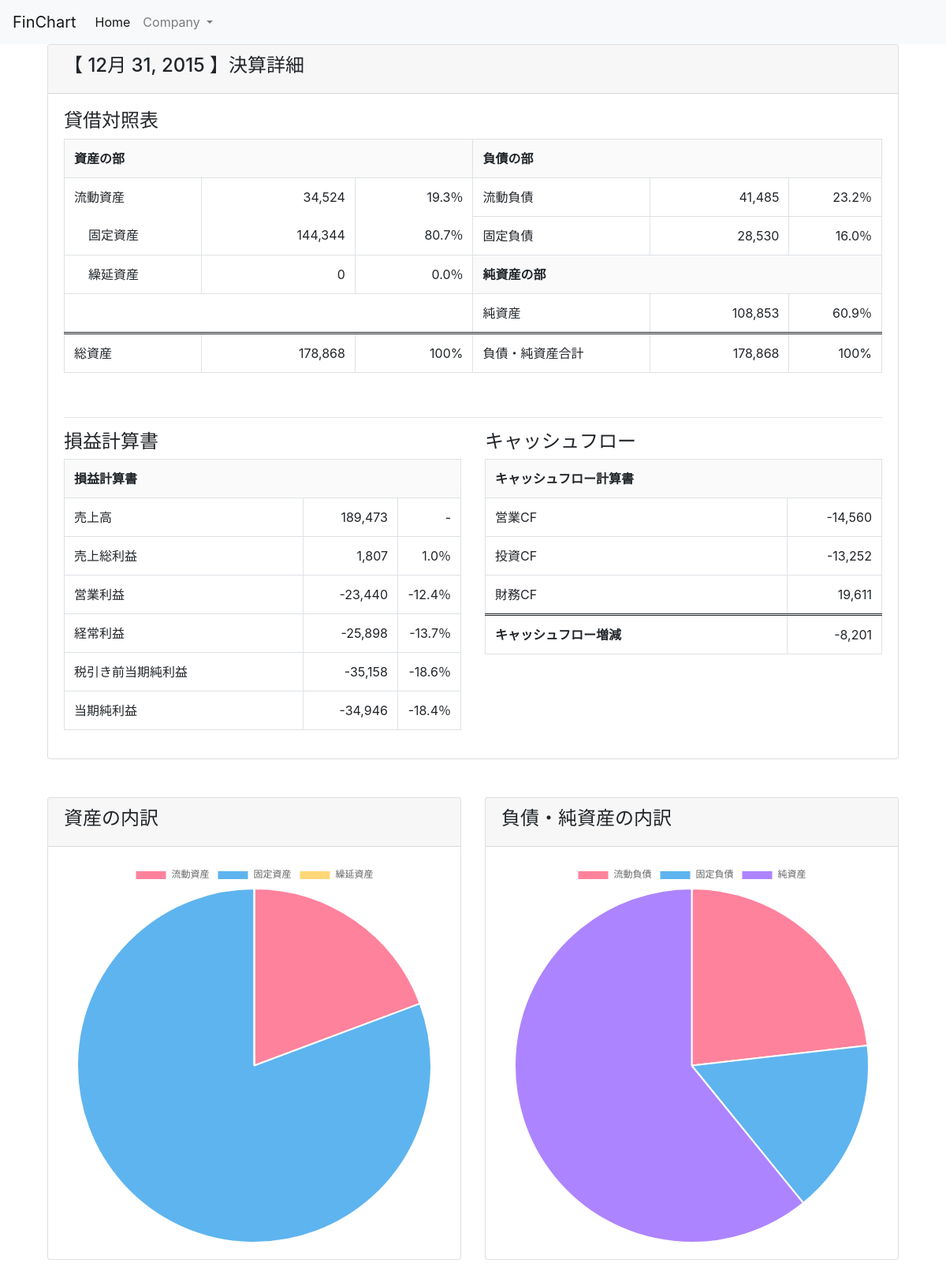
Before: /fstatement_detail/4 with the older database file.
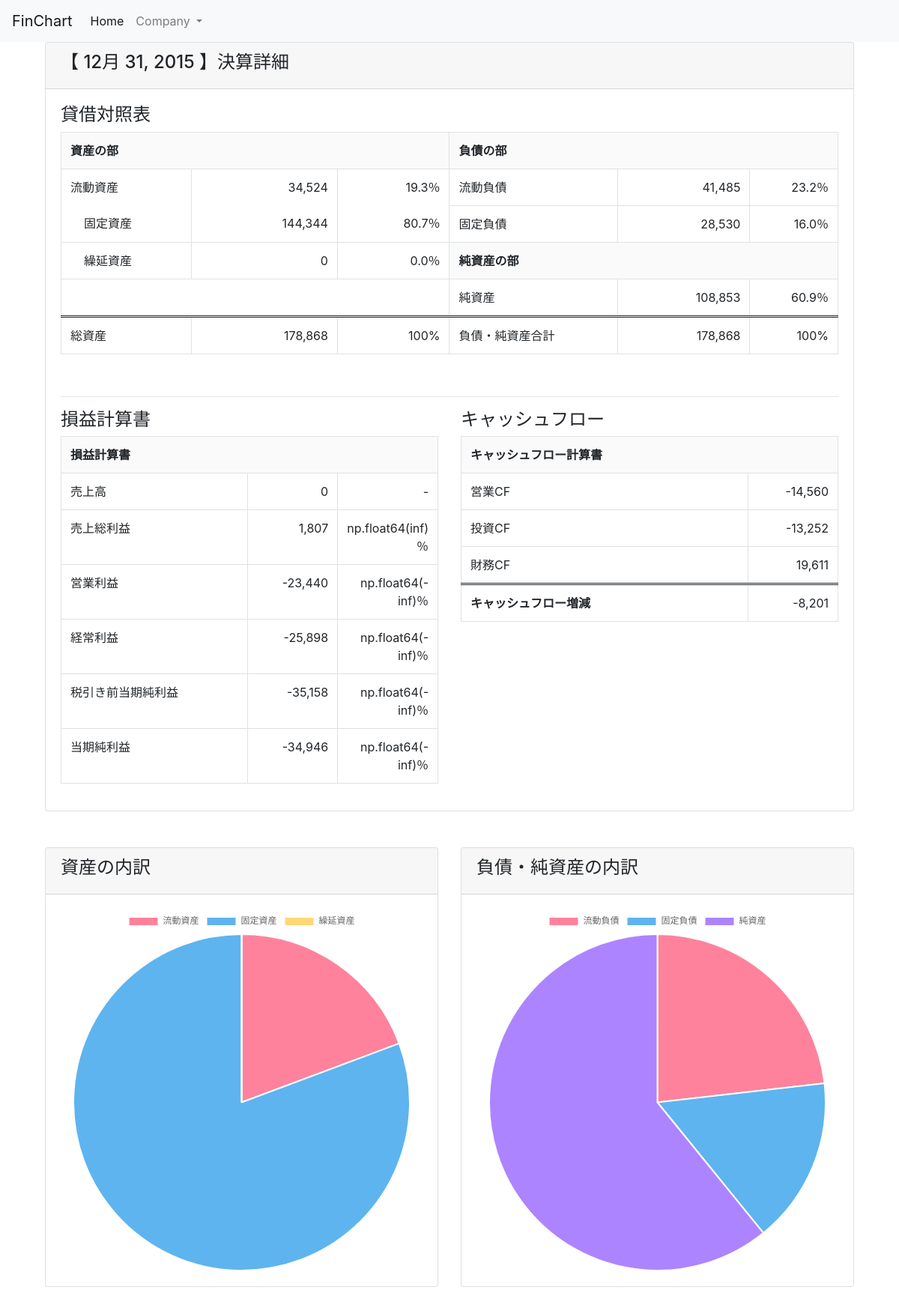
After: the same page with the newer database file.
### finchart/models.py (models this page shows, shortened)
class Fstatement(models.Model):
    company = models.ForeignKey(Company, on_delete=models.PROTECT)
    fiscal_year = models.DateField("決算日")
    bs_current_assets = models.IntegerField("流動資産（百万円）", default=0)
    bs_fixed_assets = models.IntegerField("固定資産（百万円）", default=0)
    bs_deferred_assets = models.IntegerField("繰延資産（百万円）", default=0)
    bs_current_liabilities = models.IntegerField("流動負債（百万円）", default=0)
    bs_fixed_liabilities = models.IntegerField("固定負債（百万円）", default=0)
    bs_net_assets = models.IntegerField("純資産（百万円）", default=0)
    pl_gross_sales = models.IntegerField("総売上（百万円）", default=0)
    pl_gross_profit = models.IntegerField("売上総利益（百万円）", default=0)
    pl_operating_profit = models.IntegerField("営業利益（百万円）", default=0)
    pl_ordinary_income = models.IntegerField("経常利益（百万円）", default=0)
    pl_income_before_tax = models.IntegerField("税引前当期純利益（百万円）", default=0)
    pl_net_income = models.IntegerField("当期純利益（百万円）", default=0)
    cf_operating = models.IntegerField("営業ＣＦ（百万円）", default=0)
    cf_investment = models.IntegerField("投資ＣＦ（百万円）", default=0)
    cf_finance = models.IntegerField("財務ＣＦ（百万円）", default=0)
    def bs_total_assets(self):
        f = self.bs_current_assets + self.bs_fixed_assets + self.bs_deferred_assets
        return f
    def current_assets_rate(self):
        f = numpy.float64(self.bs_current_assets) / self.bs_total_assets() * 100
        return f
    def fixed_assets_rate(self):
        f = numpy.float64(self.bs_fixed_assets) / self.bs_total_assets() * 100
        return f
    def deferred_assets_rate(self):
        f = numpy.float64(self.bs_deferred_assets) / self.bs_total_assets() * 100
        return f
    def current_liabilities_rate(self):
        f = numpy.float64(self.bs_current_liabilities) / self.bs_total_assets() * 100
        return f
    def fixed_liabilities_rate(self):
        f = numpy.float64(self.bs_fixed_liabilities) / self.bs_total_assets() * 100
        return f
    def net_assets_rate(self):
        f = numpy.float64(self.bs_net_assets) / self.bs_total_assets() * 100
        return f
    def gross_profit_rate(self):
        f = numpy.float64(self.pl_gross_profit) / self.pl_gross_sales * 100
        return f
    def operating_profit_rate(self):
        f = numpy.float64(self.pl_operating_profit) / self.pl_gross_sales * 100
        return f
    def ordinary_income_rate(self):
        f = numpy.float64(self.pl_ordinary_income) / self.pl_gross_sales * 100
        return f
    def income_before_tax_rate(self):
        f = numpy.float64(self.pl_income_before_tax) / self.pl_gross_sales * 100
        return f
    def net_income_rate(self):
        f = numpy.float64(self.pl_net_income) / self.pl_gross_sales * 100
        return f
    def cf_total_amount(self):
        f = self.cf_operating + self.cf_investment + self.cf_finance
        return f

### finchart/views.py (the view)
# urls.py: path('fstatement_detail/<int:pk>', views.FstatementView.as_view(), name='fstatement'), # これを追加
class FstatementView(DetailView):
    model = Fstatement

### finchart/context_processors.py (called while the page is built)
def company_list(request):
    company_list = Company.objects.all()
    params = {
        'company_list': company_list,
    }
    return params

### templates/finchart/fstatement_detail.html (shortened to what the changed rows need)
{% extends 'finchart/base.html' %}
{% load humanize %}
{% block content %}
<section class="table">
  <div class="container-fluid">
    <div class="row">
      <div class="col-sm-12">
        <div class="card">
          <div class="card-header d-flex align-items-center">
            <h3 class="h4">【 {{ object.fiscal_year }} 】決算詳細</h3>
          </div>
          <div class="card-body">
            <div class="row">
              <div class="col-md-12">
                <table class="table table-bordered" width="100%">
                  <tr>
                    <th colspan="3" width="50%" class="title">資産の部</th>
                    <th colspan="3" width="50%" class="title">負債の部</th>
                  </tr>
                  <tr>
                    <td class="lv1-bottom">流動資産</td>
                    <td class="amount lv1-bottom">{{ object.bs_current_assets|intcomma }}</td>
                    <td class="rate lv1-bottom">{{ object.current_assets_rate|floatformat:1 }}％</td>
                    <td>流動負債</td>
                    <td class="amount">{{ object.bs_current_liabilities|intcomma }}</td>
                    <td class="rate">{{ object.current_liabilities_rate|floatformat:1 }}％</td>
                  </tr>
                  <tr>
                    <td class="lv2-last">固定資産</td>
                    <td class="amount lv2-last">{{ object.bs_fixed_assets|intcomma }}</td>
                    <td class="rate lv2-last">{{ object.fixed_assets_rate|floatformat:1 }}％</td>
                    <td>固定負債</td>
                    <td class="amount">{{ object.bs_fixed_liabilities|intcomma }}</td>
                    <td class="rate">{{ object.fixed_liabilities_rate|floatformat:1 }}％</td>
                  </tr>
                  <tr>
                    <td class="lv2-top">繰延資産</td>
                    <td class="lv2-top amount">{{ object.bs_deferred_assets|intcomma }}</td>
                    <td class="lv2-top rate">{{ object.deferred_assets_rate|floatformat:1 }}％</td>
                    <th class="title" colspan="3">純資産の部</th>
                  </tr>
                  <tr>
                    <td colspan="3"></td>
                    <td class="lv1-bottom">純資産</td>
                    <td class="amount lv1-bottom">{{ object.bs_net_assets|intcomma }}</td>
                    <td class="rate lv1-bottom">{{ object.net_assets_rate|floatformat:1 }}％</td>
                  </tr>
                  <tr class="bottom">
                    <td>総資産</td>
                    <td class="amount bs_total_assets">{{ object.bs_total_assets|intcomma }}</td>
                    <td class="rate">100%</td>
                    <td>負債・純資産合計</td>
                    <td class="amount">{{ object.bs_total_assets|intcomma }}</td>
                    <td class="rate">100%</td>
                  </tr>
                </table>
              </div>
            </div>
            <br>
            <div class="row">
              <div class="col-md-6">
                <table class="table table-bordered">
                  <tr>
                    <th colspan="3" class="title td-top">損益計算書</th>
                  </tr>
                  <tr>
                    <td>売上高</td>
                    <td class="amount">{{ object.pl_gross_sales|intcomma }}</td>
                    <td class="rate">-</td>
                  </tr>
                  <tr>
                    <td>売上総利益</td>
                    <td class="amount">{{ object.pl_gross_profit|intcomma }}</td>
                    <td class="rate">{{ object.gross_profit_rate|floatformat:1 }}％</td>
                  </tr>
                  <tr>
                    <td>営業利益</td>
                    <td class="amount">{{ object.pl_operating_profit|intcomma }}</td>
                    <td class="rate">{{ object.operating_profit_rate|floatformat:1 }}％</td>
                  </tr>
                  <tr>
                    <td>経常利益</td>
                    <td class="amount">{{ object.pl_ordinary_income|intcomma }}</td>
                    <td class="rate">{{ object.ordinary_income_rate|floatformat:1 }}％</td>
                  </tr>
                  <tr>
                    <td>税引き前当期純利益</td>
                    <td class="amount">{{ object.pl_income_before_tax|intcomma }}</td>
                    <td class="rate">{{ object.income_before_tax_rate|floatformat:1 }}％</td>
                  </tr>
                  <tr>
                    <td>当期純利益</td>
                    <td class="amount">{{ object.pl_net_income|intcomma }}</td>
                    <td class="rate">{{ object.net_income_rate|floatformat:1 }}％</td>
                  </tr>
                </table>
              </div>
              <div class="col-md-6">
                <table class="table table-bordered">
                  <tr>
                    <th class="title" colspan="2">キャッシュフロー計算書</th>
                  </tr>
                  <tr>
                    <td>営業CF</td>
                    <td class="amount">{{ object.cf_operating|intcomma }}</td>
                  </tr>
                  <tr>
                    <td>投資CF</td>
                    <td class="amount">{{ object.cf_investment|intcomma }}</td>
                  </tr>
                  <tr>
                    <td>財務CF</td>
                    <td class="amount">{{ object.cf_finance|intcomma }}</td>
                  </tr>
                  <tr class="bottom">
                    <th>キャッシュフロー増減</th>
                    <td class="amount">{{ object.cf_total_amount|intcomma }}</td>
                  </tr>
                </table>
              </div>
            </div>
          </div>
        </div>
        <br><br>
                <script>
                  var ctx = document.getElementById('pie_assets');
                  var data_current_assets = '{{object.bs_current_assets}}';
                  var data_fixed_assets = '{{object.bs_fixed_assets}}';
                  var data_deferred_assets = '{{object.bs_deferred_assets}}';
                  var pie_assets = new Chart(ctx, {
                    type: 'pie',
                    data: {
                      labels: ['流動資産', '固定資産', '繰延資産'],
                      datasets: [{
                        backgroundColor: ['rgba(255, 99, 132, 0.8)', 'rgba(54, 162, 235, 0.8)', 'rgba(255, 206, 86, 0.8)'],
                        data: [data_current_assets, data_fixed_assets, data_deferred_assets]
                      }]
                    },
                  });
                </script>
                <script>
                  var ctx = document.getElementById('pie_liabilities');
                  var data_current_liabilities = '{{object.bs_current_liabilities}}';
                  var data_fixed_liabilities = '{{object.bs_fixed_liabilities}}';
                  var data_net_assets = '{{object.bs_net_assets}}';
                  var pie_liabilities = new Chart(ctx, {
                    type: 'pie',
                    data: {
                      labels: ['流動負債', '固定負債', '純資産'],
                      datasets: [{
                        backgroundColor: ['rgba(255, 99, 132, 0.8)', 'rgba(54, 162, 235, 0.8)', 'rgba(153, 102, 255, 0.8)'],
                        data: [data_current_liabilities, data_fixed_liabilities, data_net_assets]
                      }]
                    },
                  });
                </script>
        <br><br>
      </div>
</section>
{% endblock %}

Changed rows visible on the page:
changed Fstatement: pl_gross_sales "189,473" → "0"; gross_profit_rate "1.0" → "np.float64(inf)"; operating_profit_rate "-12.4" → "np.float64(-inf)"; ordinary_income_rate "-13.7" → "np.float64(-inf)"; income_before_tax_rate "-18.6" → "np.float64(-inf)"; net_income_rate "-18.4" → "np.float64(-inf)"
